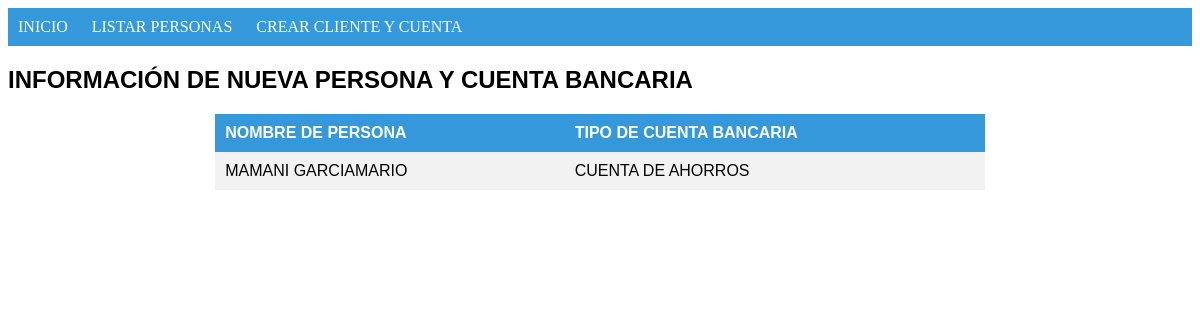
The app's page /p2/agregar_persona.php with its own data.
### tables this page shows
CREATE TABLE persona (
  id int(11) NOT NULL AUTO_INCREMENT,
  nombres varchar(100) NOT NULL,
  ap_pat varchar(50) NOT NULL,
  ap_mat varchar(50) NOT NULL,
  fecha_nac date NOT NULL,
  ci int(11) NOT NULL,
  direccion varchar(255) NOT NULL,
  password_hash varchar(255) NOT NULL,
  id_rol_usuario int(11) DEFAULT NULL, 
  PRIMARY KEY (id),
  KEY id_rol_usuario (id_rol_usuario), 
  CONSTRAINT persona_ibfk_1 FOREIGN KEY (id_rol_usuario) REFERENCES rol_usuarios (id) 
);

CREATE TABLE tipo_cuenta (
  id int(11) NOT NULL AUTO_INCREMENT,
  nombre varchar(50) NOT NULL,
  PRIMARY KEY (id)
);

### p2/agregar_persona.php (the view, shortened to what this page needs)
<?php
include 'conexion.php';
function limpiar_datos($datos) {
    $datos = array_map('trim', $datos);
    $datos = array_map('stripslashes', $datos);
    $datos = array_map('htmlspecialchars', $datos);
    return $datos;
}
function insertar_persona($conexion, $datos) {
    $id_persona = $conexion->insert_id;
    return $id_persona;
}
$datos_limpios = limpiar_datos($_POST);
try {
    $id_persona = insertar_persona($conexion, $datos_limpios);
    $sql_consulta = "SELECT p.nombres, p.ap_pat, p.ap_mat, c.nombre AS tipo_cuenta
                     FROM persona p
                     INNER JOIN cuentabancaria cb
                     ON p.id = cb.id_persona
                     INNER JOIN tipo_cuenta c
                     ON cb.id_tipo_cuenta = c.id
                     WHERE p.id = ?";
    $stmt_consulta = $conexion->prepare($sql_consulta);
    $stmt_consulta->bind_param("i", $id_persona);
    if (!$stmt_consulta->execute()) {
        throw new Exception("Error al ejecutar la consulta: " . $stmt_consulta->error);
    }
    $resultado = $stmt_consulta->get_result();
    if ($resultado && $fila = $resultado->fetch_assoc()) {
        echo "<!DOCTYPE html>
<html lang='es'>
<head>
    <meta charset='UTF-8'>
    <meta name='viewport' content='width=device-width, initial-scale=1.0'>
    <title>Información de Nueva Persona y Cuenta Bancaria</title>
    <link rel=\"stylesheet\" href=\"styles_agregar_persona.css\">
	<link rel=\"stylesheet\" href=\"styles_menu.css\">
</head>
<body>";
include 'menu.php';
echo "<h2>Información de Nueva Persona y Cuenta Bancaria</h2>
    <table>
        <tr>
            <th>Nombre de Persona</th>
            <th>Tipo de Cuenta Bancaria</th>
        </tr>
        <tr>
            <td>{$fila['ap_pat']} {$fila['ap_mat']}{$fila['nombres']} </td>
            <td>{$fila['tipo_cuenta']}</td>
        </tr>
    </table>
</body>
</html>";
    } else {
        echo "No se encontraron datos para la persona recién creada.";
    }
} catch (Exception $e) {
    echo "Error: " . $e->getMessage();
}

### p2/styles_agregar_persona.css (style rules this page uses)
table { width: 65%; border-collapse: collapse; background: #ecf0f1; text-transform: uppercase; font-family: Arial, sans-serif; margin: 0 auto; }
th, td { padding: 10px; text-align: left; border-bottom: 1px sólido #ddd; }
th { background-color: #3498db; color: #fff; }
tr:nth-child(even) { background-color: #f2f2f2; }
h2 { text-transform: uppercase; font-family: Arial, sans-serif; }

### records on screen
persona: ap_pat "MAMANI", ap_mat "GARCIA", nombres "MARIO", tipo_cuenta.nombre "CUENTA DE AHORROS"
